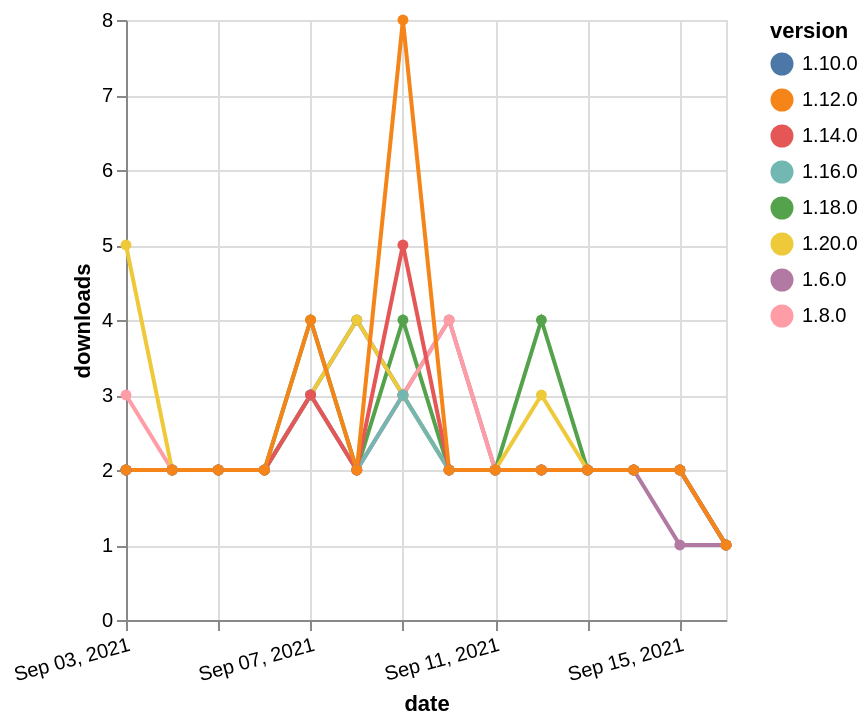

Vega-Lite specification stored for this chart:
### Vega-Lite specification from a JSON file in a GitHub repository (floating-point values rounded to 4 significant figures)
{"$schema": "https://vega.github.io/schema/vega-lite/v5.json", "description": "A simple bar chart with embedded data.", "data": {"values": [{"date": "2021-09-03", "total": 2367, "delta": 2, "version": "1.6.0"}, {"date": "2021-09-04", "total": 2369, "delta": 2, "version": "1.6.0"}, {"date": "2021-09-05", "total": 2371, "delta": 2, "version": "1.6.0"}, {"date": "2021-09-06", "total": 2373, "delta": 2, "version": "1.6.0"}, {"date": "2021-09-07", "total": 2376, "delta": 3, "version": "1.6.0"}, {"date": "2021-09-08", "total": 2378, "delta": 2, "version": "1.6.0"}, {"date": "2021-09-09", "total": 2381, "delta": 3, "version": "1.6.0"}, {"date": "2021-09-10", "total": 2385, "delta": 4, "version": "1.6.0"}, {"date": "2021-09-11", "total": 2387, "delta": 2, "version": "1.6.0"}, {"date": "2021-09-12", "total": 2389, "delta": 2, "version": "1.6.0"}, {"date": "2021-09-13", "total": 2391, "delta": 2, "version": "1.6.0"}, {"date": "2021-09-14", "total": 2393, "delta": 2, "version": "1.6.0"}, {"date": "2021-09-15", "total": 2394, "delta": 1, "version": "1.6.0"}, {"date": "2021-09-16", "total": 2395, "delta": 1, "version": "1.6.0"}, {"date": "2021-09-03", "total": 744, "delta": 2, "version": "1.18.0"}, {"date": "2021-09-04", "total": 746, "delta": 2, "version": "1.18.0"}, {"date": "2021-09-05", "total": 748, "delta": 2, "version": "1.18.0"}, {"date": "2021-09-06", "total": 750, "delta": 2, "version": "1.18.0"}, {"date": "2021-09-07", "total": 754, "delta": 4, "version": "1.18.0"}, {"date": "2021-09-08", "total": 756, "delta": 2, "version": "1.18.0"}, {"date": "2021-09-09", "total": 760, "delta": 4, "version": "1.18.0"}, {"date": "2021-09-10", "total": 762, "delta": 2, "version": "1.18.0"}, {"date": "2021-09-11", "total": 764, "delta": 2, "version": "1.18.0"}, {"date": "2021-09-12", "total": 768, "delta": 4, "version": "1.18.0"}, {"date": "2021-09-13", "total": 770, "delta": 2, "version": "1.18.0"}, {"date": "2021-09-14", "total": 772, "delta": 2, "version": "1.18.0"}, {"date": "2021-09-15", "total": 774, "delta": 2, "version": "1.18.0"}, {"date": "2021-09-16", "total": 775, "delta": 1, "version": "1.18.0"}, {"date": "2021-09-03", "total": 2326, "delta": 3, "version": "1.8.0"}, {"date": "2021-09-04", "total": 2328, "delta": 2, "version": "1.8.0"}, {"date": "2021-09-05", "total": 2330, "delta": 2, "version": "1.8.0"}, {"date": "2021-09-06", "total": 2332, "delta": 2, "version": "1.8.0"}, {"date": "2021-09-07", "total": 2335, "delta": 3, "version": "1.8.0"}, {"date": "2021-09-08", "total": 2337, "delta": 2, "version": "1.8.0"}, {"date": "2021-09-09", "total": 2340, "delta": 3, "version": "1.8.0"}, {"date": "2021-09-10", "total": 2344, "delta": 4, "version": "1.8.0"}, {"date": "2021-09-11", "total": 2346, "delta": 2, "version": "1.8.0"}, {"date": "2021-09-12", "total": 2348, "delta": 2, "version": "1.8.0"}, {"date": "2021-09-13", "total": 2350, "delta": 2, "version": "1.8.0"}, {"date": "2021-09-14", "total": 2352, "delta": 2, "version": "1.8.0"}, {"date": "2021-09-15", "total": 2354, "delta": 2, "version": "1.8.0"}, {"date": "2021-09-16", "total": 2355, "delta": 1, "version": "1.8.0"}, {"date": "2021-09-03", "total": 2101, "delta": 2, "version": "1.10.0"}, {"date": "2021-09-04", "total": 2103, "delta": 2, "version": "1.10.0"}, {"date": "2021-09-05", "total": 2105, "delta": 2, "version": "1.10.0"}, {"date": "2021-09-06", "total": 2107, "delta": 2, "version": "1.10.0"}, {"date": "2021-09-07", "total": 2110, "delta": 3, "version": "1.10.0"}, {"date": "2021-09-08", "total": 2114, "delta": 4, "version": "1.10.0"}, {"date": "2021-09-09", "total": 2117, "delta": 3, "version": "1.10.0"}, {"date": "2021-09-10", "total": 2119, "delta": 2, "version": "1.10.0"}, {"date": "2021-09-11", "total": 2121, "delta": 2, "version": "1.10.0"}, {"date": "2021-09-12", "total": 2123, "delta": 2, "version": "1.10.0"}, {"date": "2021-09-13", "total": 2125, "delta": 2, "version": "1.10.0"}, {"date": "2021-09-14", "total": 2127, "delta": 2, "version": "1.10.0"}, {"date": "2021-09-15", "total": 2129, "delta": 2, "version": "1.10.0"}, {"date": "2021-09-16", "total": 2130, "delta": 1, "version": "1.10.0"}, {"date": "2021-09-03", "total": 241, "delta": 5, "version": "1.20.0"}, {"date": "2021-09-04", "total": 243, "delta": 2, "version": "1.20.0"}, {"date": "2021-09-05", "total": 245, "delta": 2, "version": "1.20.0"}, {"date": "2021-09-06", "total": 247, "delta": 2, "version": "1.20.0"}, {"date": "2021-09-07", "total": 250, "delta": 3, "version": "1.20.0"}, {"date": "2021-09-08", "total": 254, "delta": 4, "version": "1.20.0"}, {"date": "2021-09-09", "total": 257, "delta": 3, "version": "1.20.0"}, {"date": "2021-09-10", "total": 259, "delta": 2, "version": "1.20.0"}, {"date": "2021-09-11", "total": 261, "delta": 2, "version": "1.20.0"}, {"date": "2021-09-12", "total": 264, "delta": 3, "version": "1.20.0"}, {"date": "2021-09-13", "total": 266, "delta": 2, "version": "1.20.0"}, {"date": "2021-09-14", "total": 268, "delta": 2, "version": "1.20.0"}, {"date": "2021-09-15", "total": 270, "delta": 2, "version": "1.20.0"}, {"date": "2021-09-16", "total": 271, "delta": 1, "version": "1.20.0"}, {"date": "2021-09-03", "total": 1035, "delta": 2, "version": "1.16.0"}, {"date": "2021-09-04", "total": 1037, "delta": 2, "version": "1.16.0"}, {"date": "2021-09-05", "total": 1039, "delta": 2, "version": "1.16.0"}, {"date": "2021-09-06", "total": 1041, "delta": 2, "version": "1.16.0"}, {"date": "2021-09-07", "total": 1044, "delta": 3, "version": "1.16.0"}, {"date": "2021-09-08", "total": 1046, "delta": 2, "version": "1.16.0"}, {"date": "2021-09-09", "total": 1049, "delta": 3, "version": "1.16.0"}, {"date": "2021-09-10", "total": 1051, "delta": 2, "version": "1.16.0"}, {"date": "2021-09-11", "total": 1053, "delta": 2, "version": "1.16.0"}, {"date": "2021-09-12", "total": 1055, "delta": 2, "version": "1.16.0"}, {"date": "2021-09-13", "total": 1057, "delta": 2, "version": "1.16.0"}, {"date": "2021-09-14", "total": 1059, "delta": 2, "version": "1.16.0"}, {"date": "2021-09-15", "total": 1061, "delta": 2, "version": "1.16.0"}, {"date": "2021-09-16", "total": 1062, "delta": 1, "version": "1.16.0"}, {"date": "2021-09-03", "total": 1540, "delta": 2, "version": "1.14.0"}, {"date": "2021-09-04", "total": 1542, "delta": 2, "version": "1.14.0"}, {"date": "2021-09-05", "total": 1544, "delta": 2, "version": "1.14.0"}, {"date": "2021-09-06", "total": 1546, "delta": 2, "version": "1.14.0"}, {"date": "2021-09-07", "total": 1549, "delta": 3, "version": "1.14.0"}, {"date": "2021-09-08", "total": 1551, "delta": 2, "version": "1.14.0"}, {"date": "2021-09-09", "total": 1556, "delta": 5, "version": "1.14.0"}, {"date": "2021-09-10", "total": 1558, "delta": 2, "version": "1.14.0"}, {"date": "2021-09-11", "total": 1560, "delta": 2, "version": "1.14.0"}, {"date": "2021-09-12", "total": 1562, "delta": 2, "version": "1.14.0"}, {"date": "2021-09-13", "total": 1564, "delta": 2, "version": "1.14.0"}, {"date": "2021-09-14", "total": 1566, "delta": 2, "version": "1.14.0"}, {"date": "2021-09-15", "total": 1568, "delta": 2, "version": "1.14.0"}, {"date": "2021-09-16", "total": 1569, "delta": 1, "version": "1.14.0"}, {"date": "2021-09-03", "total": 2055, "delta": 2, "version": "1.12.0"}, {"date": "2021-09-04", "total": 2057, "delta": 2, "version": "1.12.0"}, {"date": "2021-09-05", "total": 2059, "delta": 2, "version": "1.12.0"}, {"date": "2021-09-06", "total": 2061, "delta": 2, "version": "1.12.0"}, {"date": "2021-09-07", "total": 2065, "delta": 4, "version": "1.12.0"}, {"date": "2021-09-08", "total": 2067, "delta": 2, "version": "1.12.0"}, {"date": "2021-09-09", "total": 2075, "delta": 8, "version": "1.12.0"}, {"date": "2021-09-10", "total": 2077, "delta": 2, "version": "1.12.0"}, {"date": "2021-09-11", "total": 2079, "delta": 2, "version": "1.12.0"}, {"date": "2021-09-12", "total": 2081, "delta": 2, "version": "1.12.0"}, {"date": "2021-09-13", "total": 2083, "delta": 2, "version": "1.12.0"}, {"date": "2021-09-14", "total": 2085, "delta": 2, "version": "1.12.0"}, {"date": "2021-09-15", "total": 2087, "delta": 2, "version": "1.12.0"}, {"date": "2021-09-16", "total": 2088, "delta": 1, "version": "1.12.0"}]}, "width": "container", "mark": {"type": "line", "point": {"filled": true}}, "encoding": {"x": {"field": "date", "type": "temporal", "timeUnit": "yearmonthdate", "title": "date", "axis": {"labelAngle": -15}}, "y": {"field": "delta", "type": "quantitative", "title": "downloads"}, "color": {"field": "version", "type": "nominal"}, "tooltip": {"field": "delta"}}}
